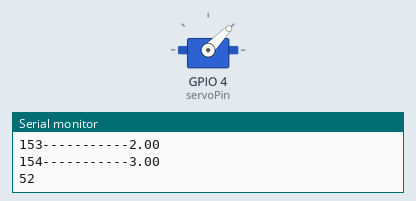
Simulated run of this sketch. Board: ESP32. Parts: servo, the last lines printed to the serial monitor. Servo pulses on a pin are drawn as a servo (544–2400 µs = 0–180°).

Above: at 26.3 s.
At 36.1 s:
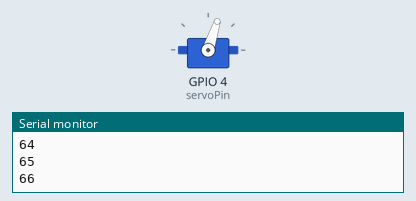
At 45.9 s:
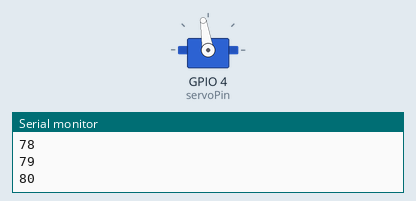
At 66.2 s:
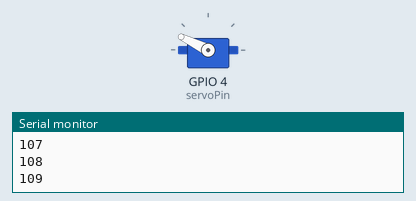
Timing chart, 0 to 66.3 s (numbered marks = the images above):
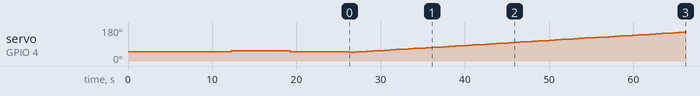

Measured:
- by itself, servo on GPIO 4 (servoPin): 50° → 53° at 12.3 s, → 50° 7.0 s later, → 46° 7.0 s later, → 48° 0.70 s later, … (60 changes in this stretch)

The sketch:

ledcServo.ino
```cpp
#include "soc/soc_caps.h"
#include <string>

/* ESP32 Servo Sweep */
const int servoPin = 4;  /* GPIO16 */
int potpin = 15;  // analog pin used to connect the potentiometer
int val;    // variable to read the value from the analog pin

int dutyCycle = 15;

/* Setting PWM properties */
float dCycle =0.1;
bool b;
const int PWMFreq = 50;
const int PWMChannel = 0;
const int PWMResolution = 10;
const int MAX_DUTY_CYCLE = (int)(pow(2, PWMResolution) - 1);

void setup()
{
  Serial.begin(115200);
  delay(5000);
  Serial.println("Hi Test");
  Serial.println(MAX_DUTY_CYCLE);

  pinMode(potpin, INPUT);
  pinMode(servoPin, OUTPUT);
  b = ledcAttach(servoPin, PWMFreq, PWMResolution);

  Serial.print("PWMResolution ");
  Serial.println(PWMResolution);

  for(dutyCycle = 1; dCycle <= 2; dutyCycle++)
  {
    dCycle = map(dutyCycle, 0, MAX_DUTY_CYCLE, 0.0, 20.0); // Convert the analog read value from 0 to 1023 into a BYTE value from 0 to 255
    Serial.print(dutyCycle);
    Serial.print("-----------");
    Serial.println(dCycle);
  }

  //Res: 8:  13 - 38
  //Res: 10:  52 - 153
  ledcWrite(servoPin, 54);
  delay(7000);
  ledcWrite(servoPin, 56);
  delay(7000);
  ledcWrite(servoPin, 54);
  delay(7000);

}
void loop()
{

  //ledcWrite(servoPin, 54);

  for(dutyCycle = 52; dutyCycle <= 132; dutyCycle++)
  {
    Serial.println(dutyCycle);
    ledcWrite(servoPin, dutyCycle);
    delay(700);
  }
  for(dutyCycle = 132; dutyCycle >= 52; dutyCycle--)
  {
    Serial.println(dutyCycle);
    ledcWrite(servoPin, dutyCycle);
    delay(700);
  }

  // val = analogRead(potpin);            // reads the value of the potentiometer (value between 0 and 1023)
  // Serial.println(val);
  // val = map(val, 0, 4095, 0, 255);     // scale it for use with the servo (value between 0 and 180)
  // val = map(val, 0, 255, 52, 132); // Map the receiving value form 0 to 255 to 0 1000 to 2000, values u
  // ledcWrite(servoPin, val);
  // Serial.println(val);

}
```
